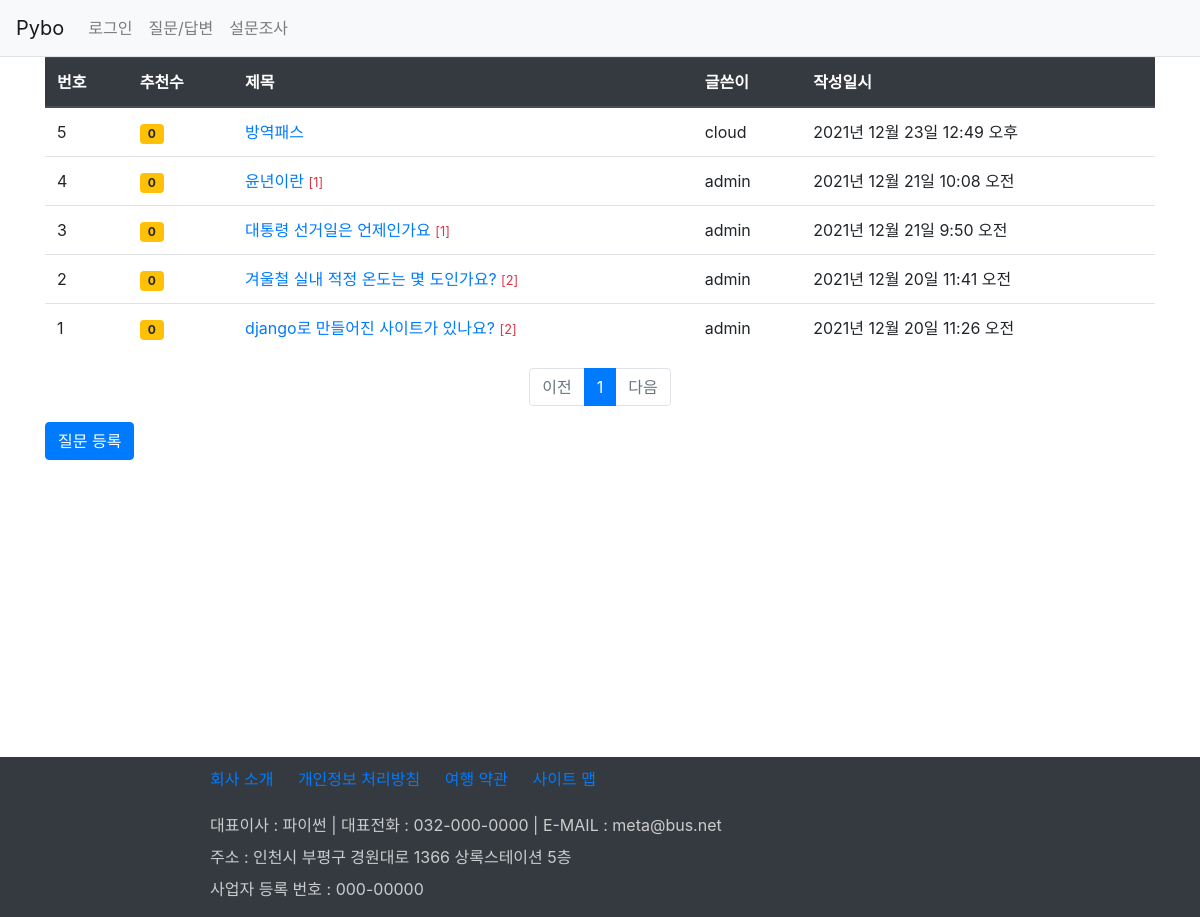
The app's page /board/board_list/, older data.
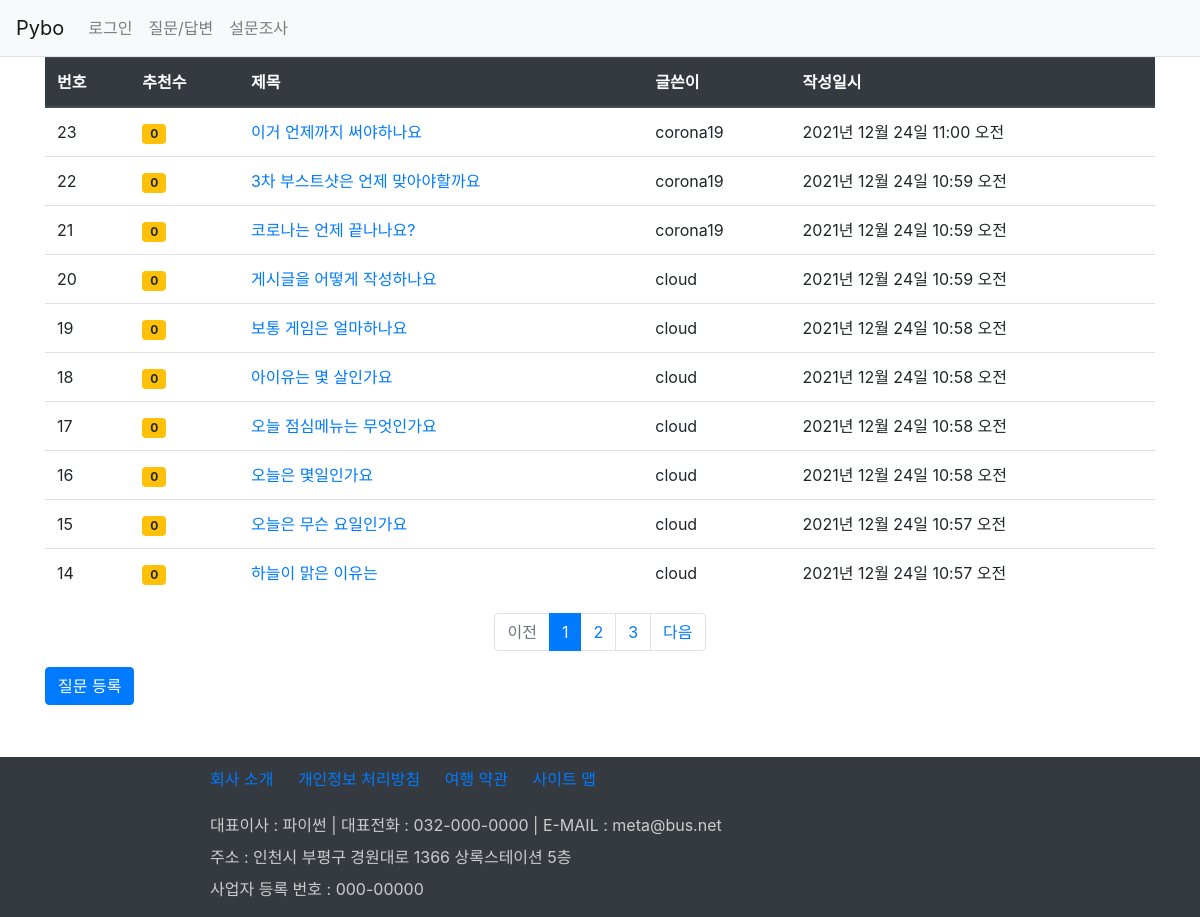
The same page, newer data.
### board/models.py (models this page shows, shortened)
class Question(models.Model):
    author = models.ForeignKey(User, on_delete=models.CASCADE, related_name='author_question')
    subject = models.CharField(max_length=100)  # 제목 칼럼
    content = models.TextField()  # 내용
    create_date = models.DateTimeField()  # 작성일
    modify_date = models.DateTimeField(null=True, blank=True)  # 수정일
    voter = models.ManyToManyField(User, related_name='voter_question')

### board/views.py (the view)
# urls.py: path('board_list/', views.board_list, name='board_list'),
def board_list(request):
    question_list = Question.objects.order_by('-create_date')
    page = request.GET.get('page', 1)   # 127.0.0.1:8000/
    paginator = Paginator(question_list, 10)    # 페이지당 10개 씩 설정
    page_obj = paginator.get_page(page)  # 페이지 가져오기
    return render(request, 'board/question_list.html',
                  {'question_list': page_obj})

### board/templatetags/board_filter.py (called while the page is built)
@register.filter
def sub(value, arg):    # 기존값(value)에서 arg를 빼서 반환함
    return value - arg

### templates/board/question_list.html
{% extends 'base.html' %}
{% load board_filter %}
{% block content %}
<div class="container">
    <section>
        <table class="table">
            <thead class="thead-dark">
                <th>번호</th><th>추천수</th><th>제목</th><th>글쓴이</th><th>작성일시</th>
            </thead>
            <tbody>
                {% if question_list %}
                    {% for question in question_list %}
                    <tr>
                        <td>{{ question_list.paginator.count|sub:question_list.start_index|sub:forloop.counter0|add:1 }}</td>
                        <td>
                            {% if question.voter.all.count > 0 %}
                            <span class="badge badge-warning px-2 py-1">
                                {{ question.voter.all.count }}
                            </span>
                            {% else %}
                            <span class="badge badge-warning px-2 py-1">
                                0
                            </span>
                            {% endif %}
                        </td>
                        <td>
                            <a href="{% url 'board:detail' question.id %}">
                                {{ question.subject }}
                            </a>
                            {% if question.answer_set.count > 0 %}
                                <span class="text-danger small">[{{ question.answer_set.count }}]</span>
                            {% endif %}
                        </td>
                        <td>{{ question.author }}</td>
                        <td>{{ question.create_date }}</td>
                    </tr>
                    {% endfor %}
                {% else %}
                <p>질문이 없습니다.</p>
                {% endif %}
            </tbody>
        </table>
        <ul class="pagination justify-content-center">
            {% if question_list.has_previous %}
            <li class="page-item">
                <a class="page-link"
                   href="?page={{ question_list.previous_page_number }}">
                    이전
                </a>
            </li>
            {% else %}
            <li class="page-item disabled">
                <a class="page-link" href="#">
                    이전
                </a>
            </li>
            {% endif %}
            {% for page_number in question_list.paginator.page_range %}
                {% if page_number == question_list.number %}
                <li class="page-item active">
                    <a class="page-link"
                    href="?page={{ page_number }}">{{ page_number }}</a>
                </li>
                {% else %}
                <li class="page-item">
                    <a class="page-link"
                    href="?page={{ page_number }}">{{ page_number }}</a>
                </li>
                {% endif %}
            {% endfor %}
            {% if question_list.has_next %}
            <li class="page-item">
                <a class="page-link"
                   href="?page={{ question_list.next_page_number }}">
                    다음
                </a>
            </li>
            {% else %}
            <li class="page-item disabled">
                <a class="page-link" href="#">
                    다음
                </a>
            </li>
            {% endif %}
        </ul>
        <a class="btn btn-primary" href="{% url 'board:question_create' %}">질문 등록</a>
    </section>
</div>
{% endblock %}

Row changes from the older to the newer data that the page shows:
no longer on this page (row edited): Question: paginator.count|sub "5", shows "0", subject "방역패스", author "cloud", create_date "2021년 12월 23일 12:49 오후"
no longer on this page (row unchanged): Question: paginator.count|sub "4", shows "0", subject "윤년이란", answer_set.count "1", author "admin", create_date "2021년 12월 21일 10:08 오전"
no longer on this page (row unchanged): Question: paginator.count|sub "3", shows "0", subject "대통령 선거일은 언제인가요", answer_set.count "1", author "admin", create_date "2021년 12월 21일 9:50 오전"
no longer on this page (row unchanged): Question: paginator.count|sub "2", shows "0", subject "겨울철 실내 적정 온도는 몇 도인가요?", answer_set.count "2", author "admin", create_date "2021년 12월 20일 11:41 오전"
no longer on this page (row unchanged): Question: paginator.count|sub "1", shows "0", subject "django로 만들어진 사이트가 있나요?", answer_set.count "2", author "admin", create_date "2021년 12월 20일 11:26 오전"
added Question: paginator.count|sub "23", shows "0", subject "이거 언제까지 써야하나요", author "corona19", create_date "2021년 12월 24일 11:00 오전"
added Question: paginator.count|sub "22", shows "0", subject "3차 부스트샷은 언제 맞아야할까요", author "corona19", create_date "2021년 12월 24일 10:59 오전"
added Question: paginator.count|sub "21", shows "0", subject "코로나는 언제 끝나나요?", author "corona19", create_date "2021년 12월 24일 10:59 오전"
added Question: paginator.count|sub "20", subject "게시글을 어떻게 작성하나요", author "cloud", create_date "2021년 12월 24일 10:59 오전"
added Question: paginator.count|sub "19", shows "0", subject "보통 게임은 얼마하나요", author "cloud", create_date "2021년 12월 24일 10:58 오전"
added Question: paginator.count|sub "18", shows "0", subject "아이유는 몇 살인가요", author "cloud", create_date "2021년 12월 24일 10:58 오전"
added Question: paginator.count|sub "17", shows "0", subject "오늘 점심메뉴는 무엇인가요", author "cloud", create_date "2021년 12월 24일 10:58 오전"
added Question: paginator.count|sub "16", shows "0", subject "오늘은 몇일인가요", author "cloud", create_date "2021년 12월 24일 10:58 오전"
added Question: paginator.count|sub "15", shows "0", subject "오늘은 무슨 요일인가요", author "cloud", create_date "2021년 12월 24일 10:57 오전"
added Question: paginator.count|sub "14", shows "0", subject "하늘이 맑은 이유는", author "cloud", create_date "2021년 12월 24일 10:57 오전"
Text that changed along with them:
new list line: "2"
new list line: "3"
